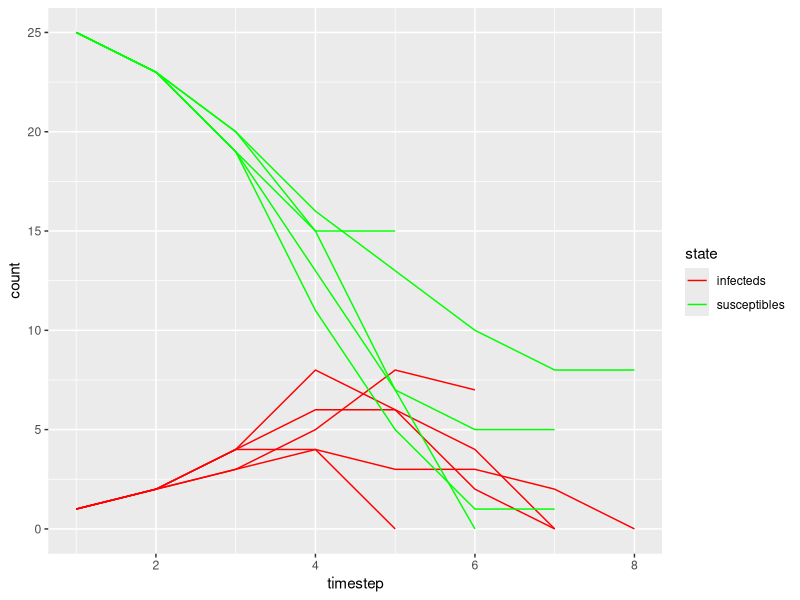
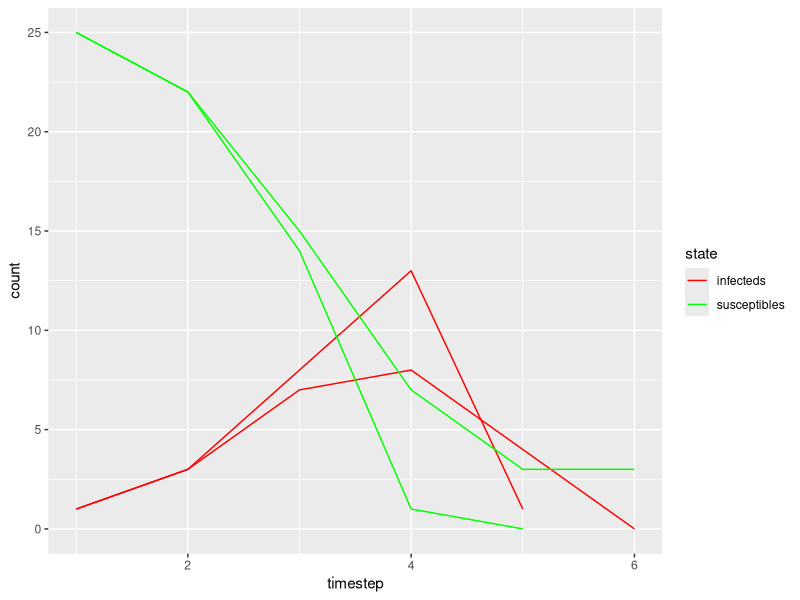
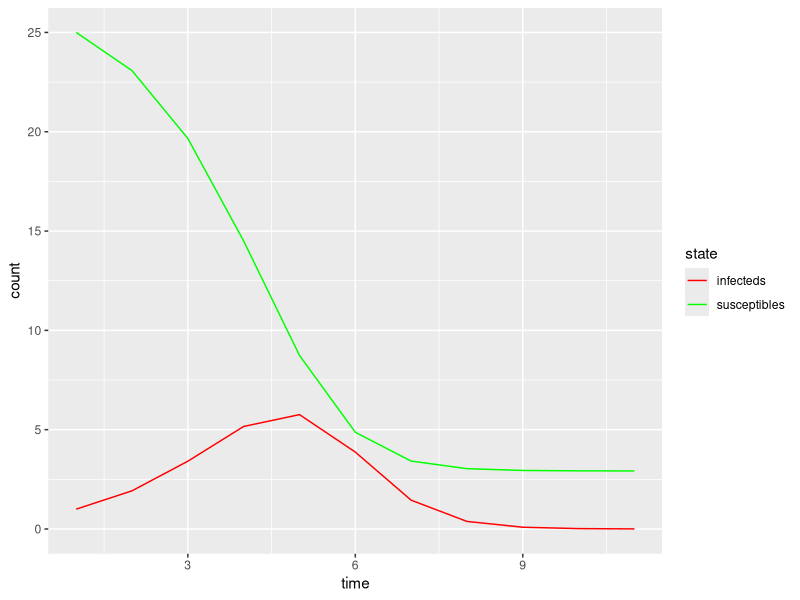
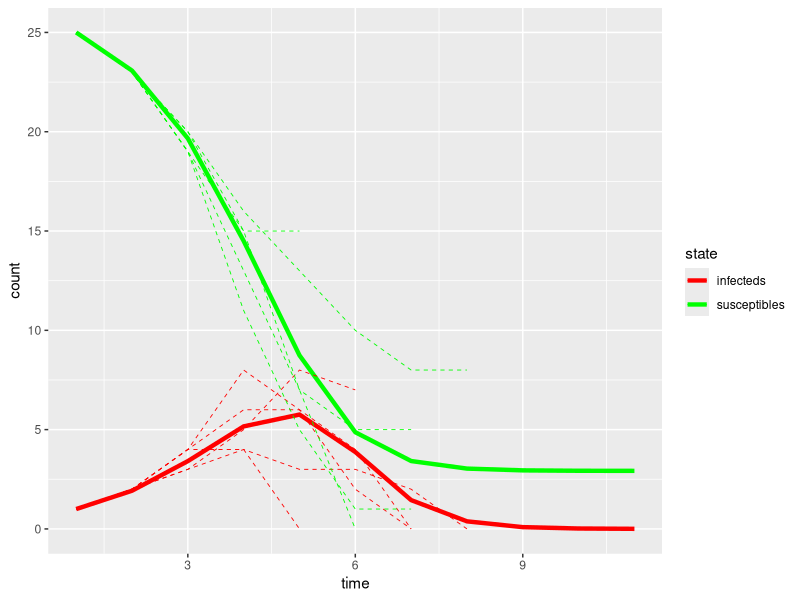
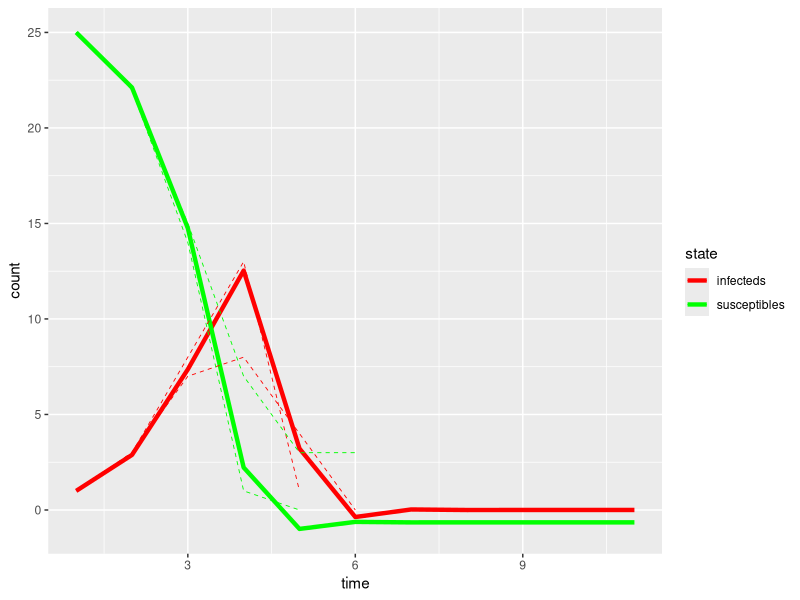
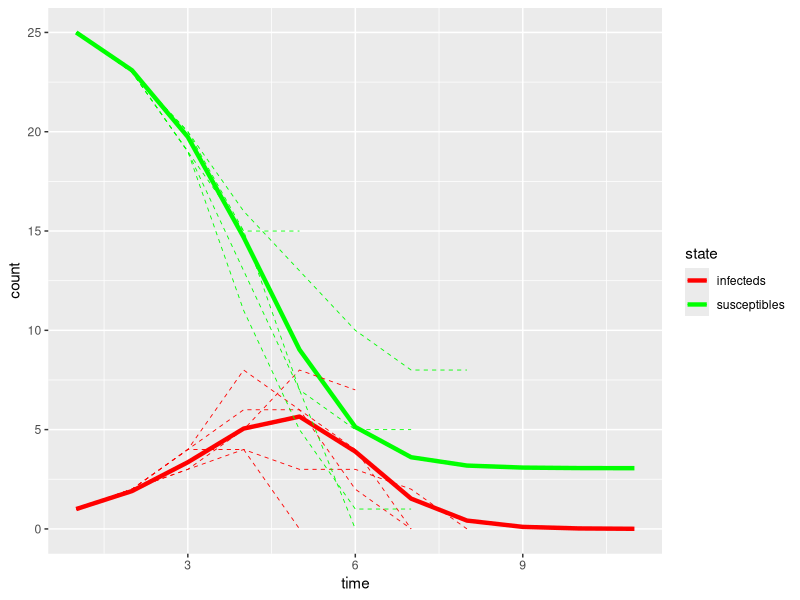

Here is the R script that generated these plots, in order:
## Epidemic Cards Tutorial: computer exercise


## Original Tutorial by Cara Brook, 2017, E2M2: Ecological and Epidemiological Modeling in Madagascar

## By now, you've been exposed to some of the variety of model
## types used to understand infectious disease data. We'll now work
## with a few of those forms to explain our own data.

## By the end of this tutorial, you should be able to:
##
##  * Make a simple SIR model in discrete time.
##  * Visualize data from a time series of Infected and Susceptible case counts
##  * Fit a simple SIR model (i.e. estimate the transmission parameter) with 
##    logistic regression techniques.

library(plyr)
library(ggplot2)
library(dplyr)

rm(list=ls())
######################################################################
## Part 1: Visualizing your data

## Earlier, you played an epidemic card game and generated several time
## series of infecteds and susceptibles. Let's take a look at these data.

## (1) Import .csv file 
dat <-  read.csv("Epidemic_Cards.csv", header=T)

## (2) Take a look at the form of the dataset
head(dat)

## (3) Select a subset of these data, choosing just those with R0 value = 2 and name that object "dat.R0"
dat.R0 <- subset(dat, R0==2)
head(dat.R0)

## (4) Next,  define the length of our time series. Make a vector titled "time" that is the length of 
## the longest timestep in your dataset.
max(dat.R0$timestep)
time = seq(1,10,1)
time = 1:10


## Look at the vector:
time

## (5) Now, define a variable called "N" that equals your population size
N=26


## (5) Using your data, plot Infecteds over time, with a different line for each trial.
## Color all the Infecteds lines as red.
head(dat.R0)

# Because Cara likes ggplot, she wrote this code to convert the dataset into a form 
# that was better suited for plotting in ggplot

dat.R0.infecteds = dplyr::select(dat.R0, timestep, infecteds, trial, R0) #grab just the infecteds column
dat.R0.susceptibles = dplyr::select(dat.R0, timestep, susceptibles, trial, R0) # grab just the susceptibles column
dat.R0.infecteds$state <- "infecteds" #label
dat.R0.susceptibles$state <- "susceptibles" #label

names(dat.R0.infecteds) <- names(dat.R0.susceptibles) <- c("timestep", "count", "trial", "R0", "state") #make both datasets with the same names
dat.R0.new <- rbind(dat.R0.infecteds, dat.R0.susceptibles) #bind
head(dat.R0.new)

#plot infecteds and susceptibles together in ggplot
colz <- c('susceptibles'= "green", 'infecteds'="red")
p1<- ggplot(data=dat.R0.new) + 
    geom_line(data=subset(dat.R0.new, state=="infecteds"), aes(x=timestep, y=count, group=trial, color=state)) + scale_color_manual(values=colz)+
    geom_line(data=subset(dat.R0.new, state=="susceptibles"), aes(x=timestep, y=count, group=trial, color=state))
print(p1)


## (6) How do things change when R0 = 3? Go back above, and take a new subset of the
## data with R0 = 3, and repeat!

dat.R0.3 <- subset(dat, R0==3)
head(dat.R0.3)
#repeat above to format for ggplot
dat.R0.infecteds.3 = dplyr::select(dat.R0.3, timestep, infecteds, trial, R0)
dat.R0.susceptibles.3 = dplyr::select(dat.R0.3, timestep, susceptibles, trial, R0)
dat.R0.infecteds.3$state <- "infecteds"
dat.R0.susceptibles.3$state <- "susceptibles"

names(dat.R0.infecteds.3) <- names(dat.R0.susceptibles.3) <- c("timestep", "count", "trial", "R0", "state")
dat.R0.new.3 <- rbind(dat.R0.infecteds.3, dat.R0.susceptibles.3)
head(dat.R0.new.3)
tail(dat.R0.new.3)

# (7) and plot
p2<- ggplot(data=dat.R0.new.3) + 
  geom_line(data=subset(dat.R0.new.3, state=="infecteds"), aes(x=timestep, y=count, group=trial, color=state)) + scale_color_manual(values=colz)+
  geom_line(data=subset(dat.R0.new.3, state=="susceptibles"), aes(x=timestep, y=count, group=trial, color=state))
print(p2)

## What are the differences between the dynamics with R0=2 and R0=3? Why do you see these differences?

# R0 = 2 has fewer infections overall, slower progression of infection
# R0 = 3 has more infections overall, faster progression of infection
# more infectious disease

######################################################################
##Part 2: Modeling the epidemic

## Now let's build a model to recapture these data!

## We learned this week that models can take a variety of
## forms. The primary axes of model differentiation are: (1) discrete vs. 
## continuous treatment of time and (2) deterministic vs. stochastic model
## forms. Here, we model our epidemic from Epidemic Cards the game in discrete time.

## The version of the model we'll work with here has 3 state variables (susceptible,
## infected, and recovered), but since our population size is constant, we only 
## need to keep track of two of these, since we could always subtract to get the third.
## This is reason why we only kept track of susceptibles and infecteds
## in our game while counting cards.

## Our state variables are given as:

## S - the number of susceptibles in the population
## I - the number of infected/infectious individuals in the population

## and we have parameter, the basic reproduction number (R0). As we have already learned,
## R0 for a pathogen gives the expected number of new infectious individuals engendered by
## one infectious individual in a completely susceptible population.


## Recall that cards are placed in the 'infection pile' and stay there for exactly 1 round.
## In disease modeling, this assumption (that infection lasts for only 1 timestep) is the equivalent
## of saying that R0 = beta, your transmission rate.

## We would thus represent a simple discrete time model in the following form:

## S[t+1] = S[t] - (R0 * S[t]/N)*I[t]
## I[t+1]= (R0 * S[t]/N)*I[t]

## where S[t] indicates the population susceptible at time t and S[t+1]
## and  I[t] indicates the population infectious at time t and I[t+1].

## Now we have all the information we need to make our discrete time model.

## (8) First, let's print our time vector from above to make sure we still have all the 
## important information at hand. Do this here:
time


## (9) Then, we make two empty vectors called  model.I and model.S for the full duration of the
## time series. (Hint, make two vectors called 'model.I' and 'model.S' that are filled with the value
## 'NA' but are the same length as your vector 'time')
model.I <- rep(NA, length=length(time))
model.S <- rep(NA, length=length(time))


## (10) Now,  "seed" these vectors with our initial conditions of the numbers infected and susceptible.
## (Hint, write over index 1 of model.I and model.S with with one infected individual 25 susceptible individuals.
model.I[1] <- 1
model.S[1] <- 25

model.I
model.S

## (11) Now make an object called "R0" that specifies a value for R0. Use the same value of R0 from the first two rounds
## of the game.
R0=2
R0

## (12) Now, write a for-loop that iterates your discrete time model across the full length of the time series
## Essentially, write the R language that says the following:

##       for (all variables, t, in the length of our time vector){
##              run my discrete time model (hint, use the equations from above, lines 88 and 89)
##             }

## S[t+1] = S[t] - (R0 * S[t]/N)*I[t]
## I[t+1]= (R0 * S[t]/N)*I[t]

for(t in 1:length(time)){
  model.S[t+1] = model.S[t] - (R0 * model.S[t]/N)*model.I[t]
  model.I[t+1]= (R0 * model.S[t]/N)*model.I[t]
}

model.S
model.I


## (13) Now plot the infected output from your discrete time model in #13 and color it red.
## Since your infected vector is 11 places long, you will need to add timestep 11 to the end of your "times" vector to 
## plot against your model output. Label this new time vector as: time1_11
time1_11 <- c(time, 11)
time1_11

#make model output into a format you can plot with ggplot
model.dat <- cbind.data.frame(time1_11, model.S)
head(model.dat)
names(model.dat) <- c("time", "count")
model.dat$state <- "susceptibles"

model.dat.I <- cbind.data.frame(time1_11, model.I)
names(model.dat.I) <- c("time", "count")
model.dat.I$state <- "infecteds"
head(model.dat.I)

model.dat <- rbind(model.dat, model.dat.I)
## rbind() binds as rows

head(model.dat)
tail(model.dat)


## (14) And plot the model output.

p3 <- ggplot(data=model.dat) + geom_line(aes(x=time, y=count, color=state)) + scale_color_manual(values=colz)
print(p3)


## (15) Now, plot your model and data together.
# Make the data into thin, dashed lines and the model as thick, solid lines.
p4 <- ggplot(data=model.dat) + geom_line(aes(x=time, y=count, color=state), linewidth=1.5) + scale_color_manual(values=colz) +
  geom_line(data=subset(dat.R0.new, state=="infecteds"), aes(x=timestep, y=count, group=trial, color=state), linetype=2, size=.3) + 
  geom_line(data=subset(dat.R0.new, state=="susceptibles"), aes(x=timestep, y=count, group=trial, color=state), linetype=2, size=.3)
print(p4)


## How do things change when R0 = 3? 
## Go back above, change R0 = 3, and repeat!
R0 = 3


for(t in 1:length(time)){
  model.S[t+1] = model.S[t] - (R0 * model.S[t]/N)*model.I[t]
  model.I[t+1]= (R0 * model.S[t]/N)*model.I[t]
  
}

time1_11 <- c(time, 11)
time1_11

#reformat for ggplot
model.dat <- cbind.data.frame(time1_11, model.S)
## cbind() binds as columns
head(model.dat)
names(model.dat) <- c("time", "count")
model.dat$state <- "susceptibles"

model.dat.I <- cbind.data.frame(time1_11, model.I)
names(model.dat.I) <- c("time", "count")
model.dat.I$state <- "infecteds"
head(model.dat.I)

model.dat <- rbind(model.dat, model.dat.I)

#and plot it
p5 <- ggplot(data=model.dat) + geom_line(aes(x=time, y=count, color=state), size=1.5) + scale_color_manual(values=colz) +
  geom_line(data=subset(dat.R0.new.3, state=="infecteds"), aes(x=timestep, y=count, group=trial, color=state), linetype=2, size=.3) + 
  geom_line(data=subset(dat.R0.new.3, state=="susceptibles"), aes(x=timestep, y=count, group=trial, color=state), linetype=2, size=.3)
print(p5)

######################################################################
##Part 3: How likely are we to recover the observed data, assuming our model is true?

## How well does the model recapture the data?
## We see that there is variation from trial-to-trial in our data and that,
## sometimes, our model fits the data better than other times. Why might this
## be? Did we get the same time series of S and I every time we played a new trial?
## What does this tell us about the stochastic vs. deterministic nature of 
## the real world? 

## Usually we would not be so lucky as to know our model parameters (in this case, there is just
## one: R0) ahead of time. So let's fit a model with flexible parameters to our
## data and see how well it does.

######################################################################
##Part 4: Optimize parameters to 'fit' your model to your data

## Now, let's assume that we had only our data and wanted to produce a model that 
## 'fit' these data well without knowing R0 in advance. There are many methods used to
## fit models to data, and while this diversity can at first be daunting - like many
## things, this becomes easier with experience. We've already talked a lot about different
## model fitting techniques, and here, we'll just demonstrate one simple method that will just 
## minimize the sum of squared errors.


## (16) First, wrap your discrete time model above into a function called 
## "SIR.discrete.deterministic"
## with the following 2 input arguments: R0, time. Have it "return" a 
## dataframe of time, S, and I.

SIR.discrete.deterministic <- function(R0, time){
  
  N= 26
  model.S <- rep(NA, length(time))
  model.I <- rep(NA, length(time))
  
  model.S[1] <- 25
  model.I[1] <- 1
  
  for(t in 1:length(time)){
    model.S[t+1] = model.S[t] - (R0 * model.S[t]/N)*model.I[t]
    model.I[t+1]= (R0 * model.S[t]/N)*model.I[t]
    
  }
    time1_11 <- c(time, 11)
    time1_11
    
    model.dat <- cbind.data.frame(time1_11, model.S, model.I)
    head(model.dat)
    names(model.dat) <- c("time", "S", "I")
  
    
    return(model.dat)
  }
  
  
## (17) Test that your function is working by running the following line of script:
## out <- discrete.mod(R0=2, time=seq(1,10,1))

out <- SIR.discrete.deterministic(R0=2, time=seq(1,10,1))
head(out)


## (18) Write a function called "sum_sq" that calculates the sum of squared difference between your model
## and the data across all trials. 

## what is the sum of squares? How do we use it to fit a model?

## (Hint: This will include 3 steps: 
## 1. You will first need to run your model at your chosen parameters.
## 2. You will then need to merge your model predictions with your data values
##   for each timestep
## 3. You will need to calculate the sum of squared differences between all model predictions (both S
##    and I) from the data and return it from the function.)


## Here it is:
sum_sq <- function(par, real.dat, time){
  ## 1. You will first need to run your model at your chosen parameters.
  out.model <- SIR.discrete.deterministic(R0=par, time=time)
  
  ## 2. You will then need to merge the modeled dataset with the real dataset:
  ## Rename model output:
  names(out.model) <- c("timestep", "S_predictions", "I_predictions")
  
  ## and merge
  real.dat <- merge(real.dat, out.model, by = "timestep", all.x = T)
  

  ## 3. You will need to calculate the sum of squared differences between all model predictions (both S
  ##    and I) from the data and return it from the function.)
  
  ## First, get both S and I differences
  real.dat$S_differences <- real.dat$S_predictions - real.dat$susceptibles
  real.dat$I_differences <- real.dat$I_predictions - real.dat$infecteds
  
  ## Then, square them and add them:
  sum.of.sqs = sum(c(real.dat$S_differences, real.dat$I_differences)^2)
  
  return(sum.of.sqs)
  
}

## (19) Now, use the 'BFGS' method in the function optim() to minimize the difference between your model and 
## the data, and save the returned values as an object called 'out.optim'. 
## BFGS = Broyden, Fletcher, Goldfarb, Shanno = method (algorithm) to do this math
## Guess the value of R0 as 2, meaning that you should use the following input variables: 

out.optim = optim(par = 2, fn=sum_sq, real.dat=dat.R0, time=seq(1,10,1), method="BFGS")


## (20) Save out.optim$par as the object R0.fit. How close is your value to R0=2? Why might it be different?
R0.fit <- out.optim$par


## (21) Now run your model with the new value R0.fit and save the output as "new.model"
new.model = SIR.discrete.deterministic(R0=R0.fit, time = time)
head(new.model)


## (22) Plot your new model output and compare with the data. 
#First plot your model I and S predictions

#Reformat for ggplot
new.mod.S <- dplyr::select(new.model, time, S)
new.mod.I <- dplyr::select(new.model, time, I)
names(new.mod.I) <- names(new.mod.S) <- c("time", "count")
new.mod.I$state = "infecteds"
new.mod.S$state = "susceptibles"

new.model <- rbind(new.mod.I, new.mod.S)
head(new.model)

#and plot it with the data
p6 <- ggplot(data=new.model) + geom_line(aes(x=time, y=count, color=state), size=1.5) + scale_color_manual(values=colz) +
  geom_line(data=subset(dat.R0.new, state=="infecteds"), aes(x=timestep, y=count, group=trial, color=state), linetype=2, size=.3) + 
  geom_line(data=subset(dat.R0.new, state=="susceptibles"), aes(x=timestep, y=count, group=trial, color=state), linetype=2, size=.3)
print(p6)


## How well does our fitted model recapture our data, as compared with our
## 'true model', plotted above in p5?
# better! why? bc we optimized, we didn't just guess.


## What does this tell us about the model fit?
# more runs

## Try again, this time fitting the subset of the data for which R0 = 3. How well do you do at fitting the
## correct value here? Is it closer or not as close to your true R0 value as when you fit the subset for 
## R0 = 2? Why might this be?






